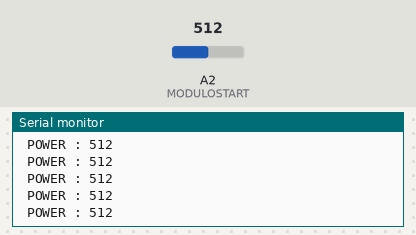
Recording of a sketch running on a simulated Arduino Uno, built with avr-gcc and run on an emulated ATmega328P. Shown: the last lines printed to the serial monitor. The inputs (shaded band) are chosen by the test bench; at power-on: A2 (MODULOSTART) = 512.

Above: at 8.7 s.
8.8 s: A2 (MODULOSTART) set to 981
At 9.3 s:
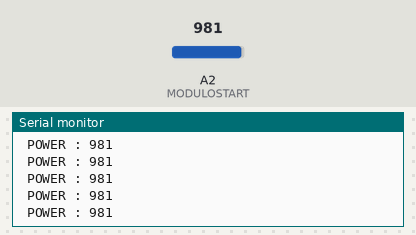
10.3 s: A2 (MODULOSTART) set to 1008
At 10.8 s:
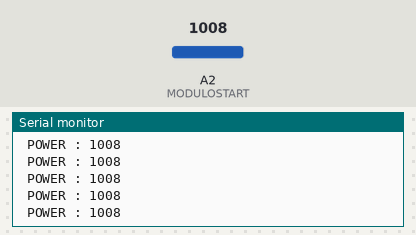
Timing chart, 0 to 13.3 s (numbered marks = the images above; inputs shaded):
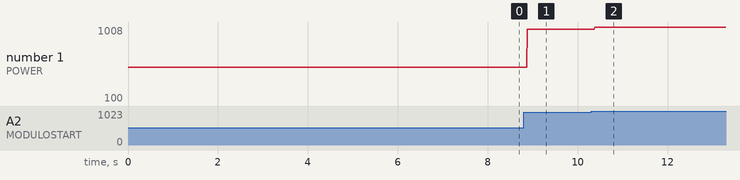

The sketch:

sensor_distancia.ino
```cpp
#define MODULOSTART  A2

void setup() {
  // put your setup code here, to run once:
  Serial.begin(9600);

}

void loop() {
  // put your main code here, to run repeatedly:
   int Analogpw = analogRead(MODULOSTART);
   Serial.print(" POWER : ");
   Serial.println(Analogpw);
}
```

Measured:
- after the input at 8.8 s, the serial monitor: prints a new line after 0.08 s (image 1)
- after the input at 10.3 s, the serial monitor: prints a new line after 0.08 s (image 2)
- plotted number 1: 512 → 981 after the input at 8.8 s, 981 → 100 after the input at 10.3 s
